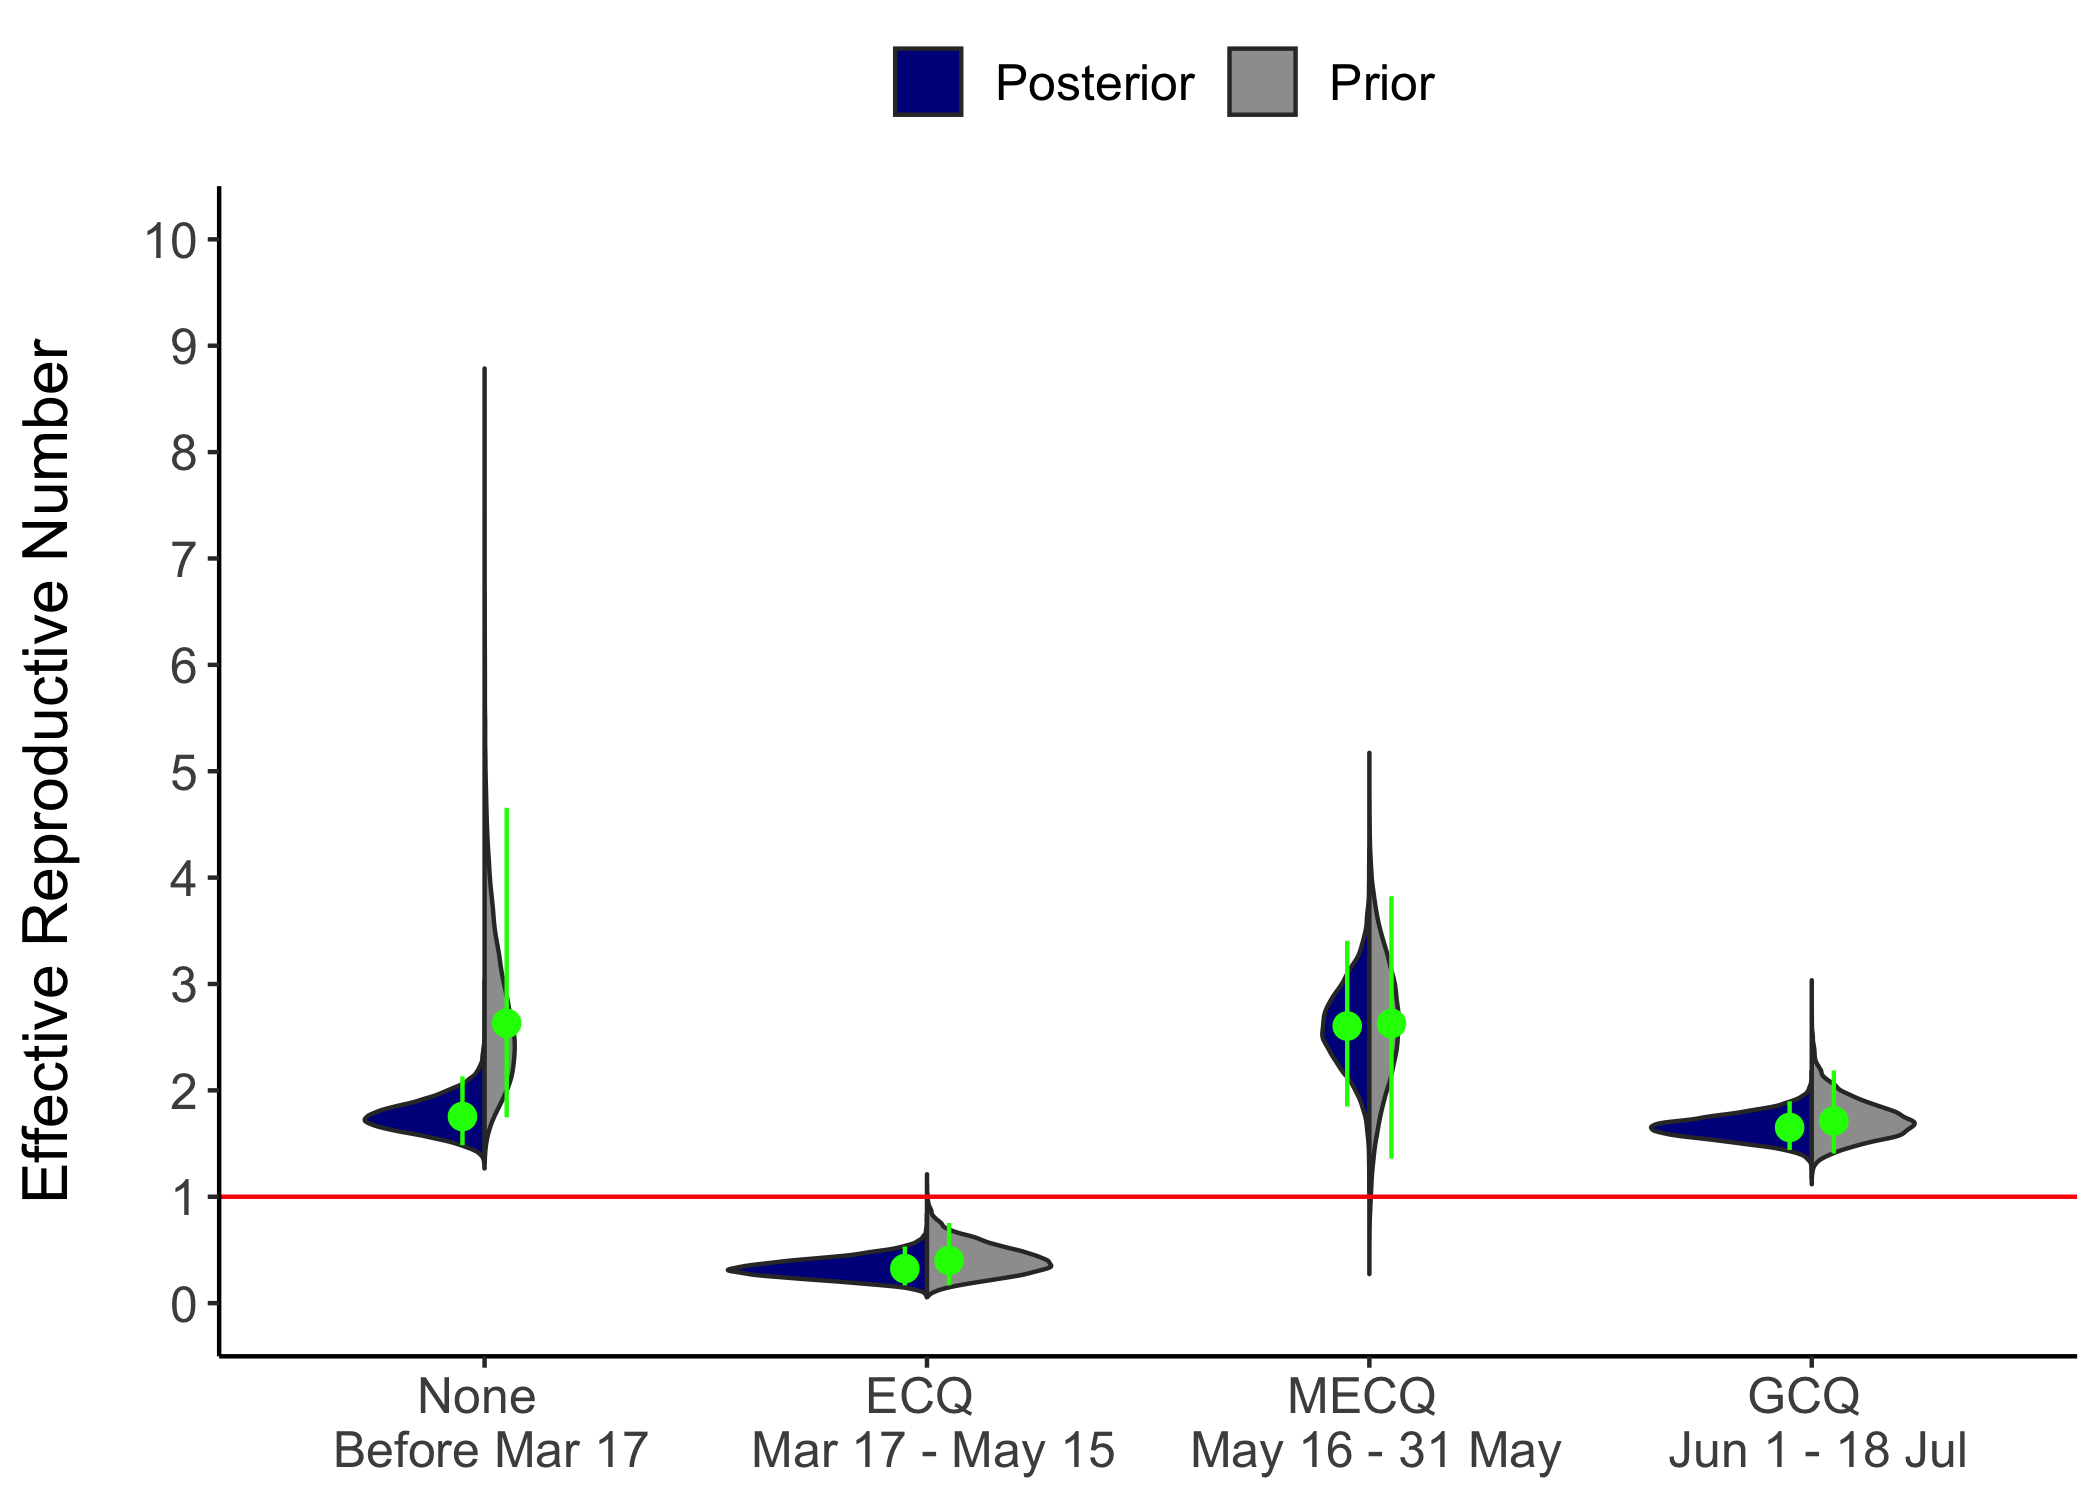

The R source for this figure:
# Library
library(beastio)
library(ggplot2)
library(tidyr)
library(lubridate) 
library(scales)
library(tidyverse)
library(forcats)
library(hrbrthemes)
library(viridis)
library(see)

# Read logfiles
res1 = readLog(filename = "ncr-bdsky-int-post.log", 
              burnin = 0.1, 
              maxsamples = -1, 
              as.mcmc =FALSE, 
              burninAsSamples = FALSE)
res2 = readLog(filename = "ncr-bdsky-int-prior.log", 
              burnin = 0.1, 
              maxsamples = -1, 
              as.mcmc =FALSE, 
              burninAsSamples = FALSE)

# Create dataframe
data1 <- res1[, c("reproductiveNumber_BDSKY_Serial.1", "reproductiveNumber_BDSKY_Serial.2", "reproductiveNumber_BDSKY_Serial.3", "reproductiveNumber_BDSKY_Serial.4")]
colnames(data1) <- c("None.post", "ECQ.post", "MECQ.post", "GCQ.post")
data2 <- res2[, c("reproductiveNumber_BDSKY_Serial.1", "reproductiveNumber_BDSKY_Serial.2", "reproductiveNumber_BDSKY_Serial.3", "reproductiveNumber_BDSKY_Serial.4")]
colnames(data2) <- c("None.prior", "ECQ.prior", "MECQ.prior", "GCQ.prior")
data <-  data.frame(data1, data2)

# Tidy
data_tidy <- gather(data, condition, rep, None.post:GCQ.prior, factor_key=TRUE)

# Separate prior and posterior
data_tidy$distribution <- ifelse(grepl("post",data_tidy$condition),'Posterior','Prior')

# Separate intervals
data_tidy$interval <- ""
data_tidy$interval <- ifelse(grepl("None",data_tidy$condition),'None0000', data_tidy$interval)
data_tidy$interval <- ifelse(grepl("ECQ",data_tidy$condition),'ECQ', data_tidy$interval)
data_tidy$interval <- ifelse(grepl("MECQ",data_tidy$condition),'MECQ', data_tidy$interval)
data_tidy$interval <- ifelse(grepl("GCQ",data_tidy$condition),'GCQ', data_tidy$interval)
data_tidy$interval <- ifelse(grepl("None0000",data_tidy$interval),'None', data_tidy$interval)


# Define function for splitting violion plots, source: https://stackoverflow.com/questions/35717353/split-violin-plot-with-ggplot2
GeomSplitViolin <- ggproto("GeomSplitViolin", GeomViolin, 
                           draw_group = function(self, data, ..., draw_quantiles = NULL) {
                             data <- transform(data, xminv = x - violinwidth * (x - xmin), xmaxv = x + violinwidth * (xmax - x))
                             grp <- data[1, "group"]
                             newdata <- plyr::arrange(transform(data, x = if (grp %% 2 == 1) xminv else xmaxv), if (grp %% 2 == 1) y else -y)
                             newdata <- rbind(newdata[1, ], newdata, newdata[nrow(newdata), ], newdata[1, ])
                             newdata[c(1, nrow(newdata) - 1, nrow(newdata)), "x"] <- round(newdata[1, "x"])
                             
                             if (length(draw_quantiles) > 0 & !scales::zero_range(range(data$y))) {
                               stopifnot(all(draw_quantiles >= 0), all(draw_quantiles <=
                                                                         1))
                               quantiles <- ggplot2:::create_quantile_segment_frame(data, draw_quantiles)
                               aesthetics <- data[rep(1, nrow(quantiles)), setdiff(names(data), c("x", "y")), drop = FALSE]
                               aesthetics$alpha <- rep(1, nrow(quantiles))
                               both <- cbind(quantiles, aesthetics)
                               quantile_grob <- GeomPath$draw_panel(both, ...)
                               ggplot2:::ggname("geom_split_violin", grid::grobTree(GeomPolygon$draw_panel(newdata, ...), quantile_grob))
                             }
                             else {
                               ggplot2:::ggname("geom_split_violin", GeomPolygon$draw_panel(newdata, ...))
                             }
                           })

geom_split_violin <- function(mapping = NULL, data = NULL, stat = "ydensity", position = "identity", ..., 
                              draw_quantiles = NULL, trim = TRUE, scale = "area", na.rm = FALSE, 
                              show.legend = NA, inherit.aes = TRUE) {
  layer(data = data, mapping = mapping, stat = stat, geom = GeomSplitViolin, 
        position = position, show.legend = show.legend, inherit.aes = inherit.aes, 
        params = list(trim = trim, scale = scale, draw_quantiles = draw_quantiles, na.rm = na.rm, ...))
}

# Plot violin plot
data_tidy$interval <- factor(data_tidy$interval, levels = c('None','ECQ', 'MECQ','GCQ'), ordered = TRUE)
p <- ggplot(data_tidy, aes(x=interval, y=rep, fill=distribution)) + geom_split_violin() +
  theme_classic() +
  ylab("Effective Reproductive Number") +
  scale_y_continuous(breaks = seq(0, 10, by = 1), limits = c(0,10)) +
  scale_fill_manual(values=c("darkblue", "8c8c8c")) +
  scale_x_discrete(labels = c('None \n Before Mar 17','ECQ \n Mar 17 - May 15', 'MECQ \n May 16 - 31 May','GCQ \n Jun 1 - 18 Jul')) +
  geom_hline(yintercept = 1.0, linetype = 1, color = "red") +
  theme(legend.position="top", legend.box = "horizontal", legend.title = element_blank(),
        text = element_text(size=15),
        axis.title.y = element_text(margin = margin(t = 0, r = 15, b = 0, l = 0)),
        axis.title.x = element_blank())

# Kolmogorov-Smirnov test
pval_none <- ks.test(data_tidy[data_tidy$condition == "None.prior", ]$rep, data_tidy[data_tidy$condition == "None.post", ]$rep)
# p-value < 2.2e-16
pval_ecq  <- ks.test(data_tidy[data_tidy$condition == "ECQ.prior", ]$rep,  data_tidy[data_tidy$condition == "ECQ.post", ]$rep)
# p-value < 2.2e-16
pval_mecq <- ks.test(data_tidy[data_tidy$condition == "MECQ.prior", ]$rep, data_tidy[data_tidy$condition == "MECQ.post", ]$rep)
#p-value = 0.0215
pval_gcq  <- ks.test(data_tidy[data_tidy$condition == "GCQ.prior", ]$rep,  data_tidy[data_tidy$condition == "GCQ.post", ]$rep)
#p-value < 2.2e-16%

# Put error bars
none.prior.mid = median(data_tidy[data_tidy$condition == "None.prior", ]$rep)
none.prior.bot = quantile(data_tidy[data_tidy$condition == "None.prior", ]$rep, 0.025)
none.prior.top = quantile(data_tidy[data_tidy$condition == "None.prior", ]$rep, 0.975)
none.post.mid = median(data_tidy[data_tidy$condition == "None.post", ]$rep)
none.post.bot = quantile(data_tidy[data_tidy$condition == "None.post", ]$rep, 0.025)
none.post.top = quantile(data_tidy[data_tidy$condition == "None.post", ]$rep, 0.975)

ecq.prior.mid = median(data_tidy[data_tidy$condition == "ECQ.prior", ]$rep)
ecq.prior.bot = quantile(data_tidy[data_tidy$condition == "ECQ.prior", ]$rep, 0.025)
ecq.prior.top = quantile(data_tidy[data_tidy$condition == "ECQ.prior", ]$rep, 0.975)
ecq.post.mid = median(data_tidy[data_tidy$condition == "ECQ.post", ]$rep)
ecq.post.bot = quantile(data_tidy[data_tidy$condition == "ECQ.post", ]$rep, 0.025)
ecq.post.top = quantile(data_tidy[data_tidy$condition == "ECQ.post", ]$rep, 0.975)

mecq.prior.mid = median(data_tidy[data_tidy$condition == "MECQ.prior", ]$rep)
mecq.prior.bot = quantile(data_tidy[data_tidy$condition == "MECQ.prior", ]$rep, 0.025)
mecq.prior.top = quantile(data_tidy[data_tidy$condition == "MECQ.prior", ]$rep, 0.975)
mecq.post.mid = median(data_tidy[data_tidy$condition == "MECQ.post", ]$rep)
mecq.post.bot = quantile(data_tidy[data_tidy$condition == "MECQ.post", ]$rep, 0.025)
mecq.post.top = quantile(data_tidy[data_tidy$condition == "MECQ.post", ]$rep, 0.975)

gcq.prior.mid = median(data_tidy[data_tidy$condition == "GCQ.prior", ]$rep)
gcq.prior.bot = quantile(data_tidy[data_tidy$condition == "GCQ.prior", ]$rep, 0.025)
gcq.prior.top = quantile(data_tidy[data_tidy$condition == "GCQ.prior", ]$rep, 0.975)
gcq.post.mid = median(data_tidy[data_tidy$condition == "GCQ.post", ]$rep)
gcq.post.bot = quantile(data_tidy[data_tidy$condition == "GCQ.post", ]$rep, 0.025)
gcq.post.top = quantile(data_tidy[data_tidy$condition == "GCQ.post", ]$rep, 0.975)

p <- p + annotate("pointrange", x = 1.05, y = none.prior.mid, ymin = none.prior.bot, ymax = none.prior.top,
             colour = "green", size = .5) + 
         annotate("pointrange", x = 0.95, y = none.post.mid, ymin = none.post.bot, ymax = none.post.top,
                colour = "green", size = .5) +
         annotate("pointrange", x = 2.05, y = ecq.prior.mid, ymin = ecq.prior.bot, ymax = ecq.prior.top,
                  colour = "green", size = .5) + 
         annotate("pointrange", x = 1.95, y = ecq.post.mid, ymin = ecq.post.bot, ymax = ecq.post.top,
                colour = "green", size = .5) +
         annotate("pointrange", x = 3.05, y = mecq.prior.mid, ymin = mecq.prior.bot, ymax = mecq.prior.top,
                  colour = "green", size = .5) + 
         annotate("pointrange", x = 2.95, y = mecq.post.mid, ymin = mecq.post.bot, ymax = mecq.post.top,
                colour = "green", size = .5) +
         annotate("pointrange", x = 4.05, y = gcq.prior.mid, ymin = gcq.prior.bot, ymax = gcq.prior.top,
                  colour = "green", size = .5) + 
         annotate("pointrange", x = 3.95, y = gcq.post.mid, ymin = gcq.post.bot, ymax = gcq.post.top,
                colour = "green", size = .5)

# Save plot
ggsave(plot = p,
       filename = "ncr-bdsky-int.png",
       width = 7, height = 5, units = "in", dpi = 300)